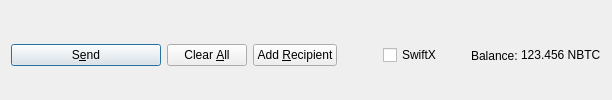
         <widget class="QFrame" name="frame_Send">
          <layout class="QHBoxLayout" name="horizontalLayout">
           <property name="bottomMargin">
            <number>0</number>
           </property>
           <item>
            <widget class="QPushButton" name="sendButton">
             <property name="minimumSize">
              <size>
               <width>150</width>
               <height>0</height>
              </size>
             </property>
             <property name="toolTip">
              <string>Confirm the send action</string>
             </property>
             <property name="text">
              <string>S&amp;end</string>
             </property>
             <property name="icon">
              <iconset resource="../neobitcoin.qrc">
               <normaloff>:/icons/send</normaloff>:/icons/send</iconset>
             </property>
             <property name="autoDefault">
              <bool>false</bool>
             </property>
             <property name="default">
              <bool>true</bool>
             </property>
            </widget>
           </item>
           <item>
            <widget class="QPushButton" name="clearButton">
             <property name="sizePolicy">
              <sizepolicy hsizetype="Minimum" vsizetype="Fixed">
               <horstretch>0</horstretch>
               <verstretch>0</verstretch>
              </sizepolicy>
             </property>
             <property name="toolTip">
              <string>Clear all fields of the form.</string>
             </property>
             <property name="text">
              <string>Clear &amp;All</string>
             </property>
             <property name="icon">
              <iconset resource="../neobitcoin.qrc">
               <normaloff>:/icons/remove</normaloff>:/icons/remove</iconset>
             </property>
             <property name="autoDefault">
              <bool>false</bool>
             </property>
            </widget>
           </item>
           <item>
            <widget class="QPushButton" name="addButton">
             <property name="toolTip">
              <string>Send to multiple recipients at once</string>
             </property>
             <property name="text">
              <string>Add &amp;Recipient</string>
             </property>
             <property name="icon">
              <iconset resource="../neobitcoin.qrc">
               <normaloff>:/icons/add</normaloff>:/icons/add</iconset>
             </property>
             <property name="autoDefault">
              <bool>false</bool>
             </property>
            </widget>
           </item>
           <item>
            <spacer name="horizontalSpacer">
             <property name="orientation">
              <enum>Qt::Horizontal</enum>
             </property>
             <property name="sizeHint" stdset="0">
              <size>
               <width>40</width>
               <height>20</height>
              </size>
             </property>
            </spacer>
           </item>
           <item>
            <layout class="QHBoxLayout" name="horizontalLayout_2">
             <property name="spacing">
              <number>3</number>
             </property>
             <item>
              <widget class="QCheckBox" name="checkSwiftTX">
               <property name="enabled">
                <bool>true</bool>
               </property>
               <property name="minimumSize">
                <size>
                 <width>85</width>
                 <height>0</height>
                </size>
               </property>
               <property name="text">
                <string>SwiftX</string>
               </property>
              </widget>
             </item>
             <item>
              <widget class="QLabel" name="label">
               <property name="text">
                <string>Balance:</string>
               </property>
              </widget>
             </item>
             <item>
              <widget class="QLabel" name="labelBalance">
               <property name="sizePolicy">
                <sizepolicy hsizetype="Preferred" vsizetype="Fixed">
                 <horstretch>0</horstretch>
                 <verstretch>0</verstretch>
                </sizepolicy>
               </property>
               <property name="cursor">
                <cursorShape>IBeamCursor</cursorShape>
               </property>
               <property name="text">
                <string notr="true">123.456 NBTC</string>
               </property>
               <property name="textInteractionFlags">
                <set>Qt::LinksAccessibleByMouse|Qt::TextSelectableByKeyboard|Qt::TextSelectableByMouse</set>
               </property>
              </widget>
             </item>
            </layout>
           </item>
          </layout>
         </widget>
